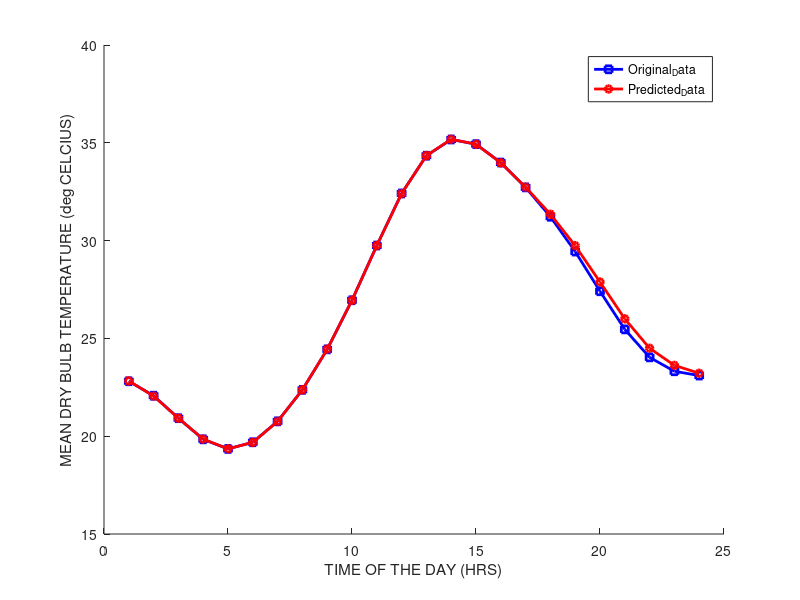

Write the MATLAB code that produced this figure.
%% Display result
function p_model_step()
    %T_hat(1);
    t = 2;
    range = 15.92;
    To_max = 35.17;
    %Th(t,range,To_max);
    %Y = vectorY()
    vectorX();
    T_hat(2);
    Th();


end

%% variable funtion
function [N,N0,M] = var()
    clc; clear;
    N = 24;
    N0 = 17;
    M = 4;
end

%% Temperature Data
function Temp = tempData()
    %Temp = [26.52, 29.11, 30.55, 29.44, 27.55, 25.97, 25.03, 24.60, 24.93, 25.71, 26.48, 26.09];
    Temp = [22.81,22.07,20.92,19.84,19.35,19.69,20.76,22.37,24.44,26.95,29.75,32.41,34.34,35.17,34.93,33.99,32.72,31.22,29.44,27.41,25.46,24.03,23.32,23.1 ];
    RH = [44.70, 40.10, 48.82, 65.01, 76.53, 81.91, 86.06, 87.40, 85.75, 82.43, 66.71, 52.20];
    Month = [1,2,3,4,5,6,7,8,9,10,11,12];
    %plot(Month,RH);
    %plot(Month,Temp);
end
%% a0_hat function
function a0_hat = A0_p()
    T = tempData();
    [N,N0,M] = var();  %N0 should be less than N
    sum_a0_hat = 0;
    for i=1:N0
        sum_a0_hat = sum_a0_hat + T(i);
    end
    a0_hat = sum_a0_hat/N0;
end




%% vector A
function A = vectorA()
    %M = 12; % Maximum number of harmonics
    %N = 12;
    %N0 = 11;
    [N,N0,M] = var();
    A = zeros(M*2,M*2);
    sum_cc = 0;
    sum_sc = 0;
    sum_cs = 0;
    sum_ss = 0;
    for i=1:M   %row 1-12, col 1-24
        for j=1:M   
            for t=1:N0
                sum_cc =  sum_cc + (cos(j*2*pi*t/N)*cos(i*2*pi*t/N)); %cos cos
                sum_sc =  sum_sc + (sin(j*2*pi*t/N)*cos(i*2*pi*t/N)); %sin cos
                sum_cs =  sum_cs + (cos(j*2*pi*t/N)*sin(i*2*pi*t/N)); %cos sin
                sum_ss =  sum_ss + (sin(j*2*pi*t/N)*sin(i*2*pi*t/N)); %sin sin
            end
            %A(i,j) = A(i,j)+ sum_cc;
            A(i,j) = sum_cc;
            A(i,M+j) = sum_sc;  %A(i,M) = sum_sc;
            A(i+M,j) = sum_cs;
            A(i+M,j+M) = sum_ss;
            sum_cc = 0;
            sum_sc = 0;
            sum_cs = 0;
            sum_ss = 0;
            
            
        end
    end
    
    A;
end

%% vector Y
function Y = vectorY()
    T = tempData();
    [N,N0,M] = var();
    a0_p = A0_p();
    Y =zeros(M,1);
    sum_c = 0;
    sum_s = 0;
    for i=1:M
        for t=1:N0
            sum_c = sum_c + ((T(t)-a0_p)*cos(i*2*pi*t/N));
            sum_s = sum_s + ((T(t)-a0_p)*sin(i*2*pi*t/N));
        end
        Y(i,1) = sum_c;
        Y(i+(M),1) = sum_s;
        sum_c = 0;
        sum_s = 0;
    end
    Y;
end

%% vector X

function X = vectorX()
    A = vectorA();
    Y = vectorY();
    X = pinv(A)*Y
end

%% Dry bulb temperature and Relative Humidity Distribution

function T = T_hat(t)
    %t = 12;  %Month of the year
    [N,N0,M] = var();
    X = vectorX();
    a_hat = (X(1:M,1)).';
    b_hat = (X(M+1:end,1)).';
    a0_hat = A0_p();
    t_sum = 0;
    
    for n=1:M
       %t_sum = t_sum + (a_hat(n)*cos(n*2*pi*t/N) + b_hat(n)*sin(n*2*pi*t/N)); 
       t_sum = t_sum + (a_hat(n)*cos(n*2*pi*t/N) + b_hat(n)*sin(n*2*pi*t/N));
    end
    
    T = a0_hat + t_sum;
    %display(T);
end


%% Prediction Model
function Th()
    [N,N0,M] = var();
    Temp = tempData();
    time = [1,2,3,4,5,6,7,8,9,10,11,12,13,14,15,16,17,18,19,20,21,22,23,24];
    T_predict = zeros(1,24);
    for i = 1:N
        T_predict(1,i) = T_hat(i);
    end
    T_predict

    hold on;
    plot(time,Temp,'bs-','LineWidth',2,'MarkerSize',5);
    plot(time,T_predict,'ro-','LineWidth',2,'MarkerSize',5);
    xlabel('TIME OF THE DAY (HRS)');
    ylabel('MEAN DRY BULB TEMPERATURE (deg CELCIUS)');
    legend('Original_Data','Predicted_Data');

    
end